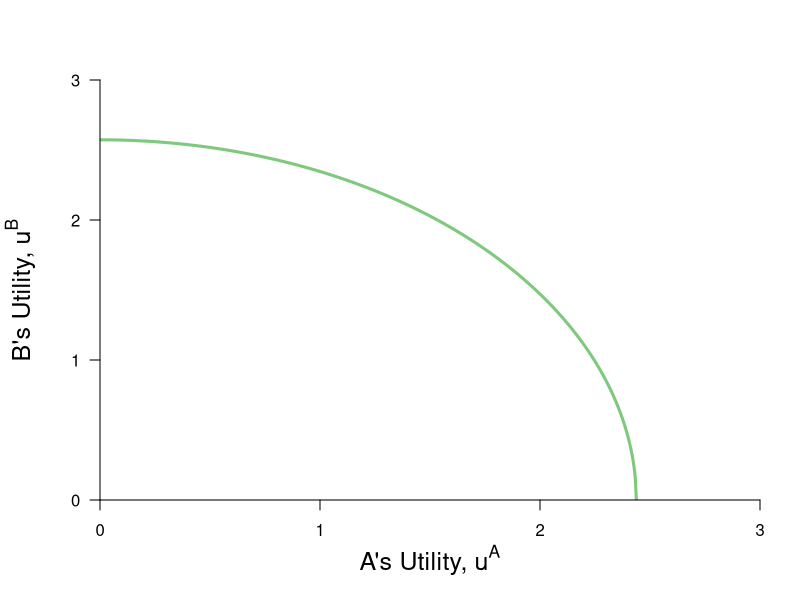

The R source for this figure:
require(ggplot2)
require(shape)
require(plotrix)
pdf(file = "property/property_tioli_upf_asymmetric.pdf", width = 9, height = 7)

#Set parameters for graphics
axislabelsize <- 1.5
graphlinewidth <- 3
arrowwidth <- 0.5

#Colors
COL <- c("#7fc97f", "#beaed4", "#fdc086", "#ffff99", "#386cb0", "#f0027f", "#bf5b17", "#666666")
COLA <- c("#99d8c9","#66c2a4","#41ae76", "#238b45", "#005824")
COLB <- c("#4eb3d3", "#2b8cbe", "#0868ac","#084081")


uAlog <- function(xA, yA, alpha = 2/3){
  alpha*log(xA) + (1-alpha)*log(yA)
}


uBlog2 <- function(xB, yB, alpha = 1/3){
  alpha*log(xB) + (1-alpha)*log(yB)
}

upf <- function(ub) {
  12.24745 - ub
}

upfconc <- function(ua){
  sqrt(2.5728958^2 - (2.572895^2/2.43774^2)*ua^2)
}

paretoEC <- function(x, slope1 = 15, slope2 = 3, int = 40) {
  (slope1*x)/(int - slope2*x)
}

#Notes
#ua = (xa^0.5)*(ya^0.5)
#ub = ((10-xa)^05)*((15-ya)^0.5)

#ua = (10^0.5)*(15^0.5) = 12.24745
#ua_e = u(8,2) = (8^0.5)*(2^0.5) = 4

#Point g
# => x^A = 4/((3/2)^0.5) = 3.27 => x^B = 6.73
# => y^A = 3/2(x^A) = 4.9 => y^B = 10.1
#ua_g(4.9^0.5)*(3.27^0.5) = 4.002874
#ub_g(6.73^0.5)*(10.1^0.5) = 8.244574
#W = (4.002874^0.5)*(8.244574^0.5) = 5.744736

#COL <- c("#7fc97f", "#beaed4", "#fdc086", "#ffff99")
par(mar =  c(5, 5, 4, 2))
xlims <- c(0, 3)
ylims <- c(0, 3)


plot(0, 0, xlim = xlims, ylim = ylims, type = "n",
     xlab = expression(paste("A's Utility, ", u^A)),
     ylab = expression(paste("B's Utility, ", u^B)),
     xaxt = "n", 
     yaxt = "n", 
     cex.lab = axislabelsize, 
     bty = "n",
     xaxs="i", 
     yaxs="i")

npts <- 600 
npts2 <- 501
#Specify the sequences of points for graphing. 
xx1 <- seq(xlims[1], xlims[2], length.out = npts)
xx2 <- seq(xlims[1], xlims[2], length.out = npts)
xx3 <- seq(xlims[1], xlims[2], length.out = npts2)
xplot <- seq(xlims[1], 2.43774, length.out = npts)

#polygons
#I need something like xx1 with npts for 
xpoly1 <- c(5.12, 8.24, 5.12, 5.12)
ypoly1 <- c(4, 4, 7.12, 4)
polygon(x = xpoly1, y = ypoly1, col=COL[4], density=NULL, border = NA)

#xpoly2 = c(0, 0, 12.24745, xlims[2], xlims[2], 0)
#ypoly2 = c(ylims[2], 12.24745, 0, 0, ylims[2], ylims[2])
#polygon(x = xpoly2, y = ypoly2, col=COL[4], density=NULL, border = NA)

#Draw the lines for the graphs
lines(xplot, upfconc(xplot), col = COL[1], lwd = graphlinewidth)

#Customize ticks and labels for the plot
ticksy <- seq(from = ylims[1], to = ylims[2], by = 1)
ylabels <- seq(from = ylims[1], to = ylims[2], by = 1)
ticksx <- seq(from =  xlims[1], to = xlims[2], by = 1)
xlabels <- seq(from = xlims[1], to = xlims[2], by = 1)
axis(1, at = ticksx, pos = 0, labels = xlabels)
axis(2, at = ticksy, pos = 0, labels = ylabels, las = 1)

#Annotation of the  graphs
#UPF
text(8.8, 1.5, expression(paste("Utility Possibilities Frontier")))
text(8.8, 1, expression(paste(u^A == bar(W) - u^B)))

#SWF
#text(11.5, 4.5, expression(paste("Social Planner's")))
#text(11.5, 4, expression(paste("Iso-welfare Curves")))

#Annotate Point f
#u^A = (5.84^0.5)*(8.77^0.5) = 7.16
#u^B = (4.16^0.5)*(6.23^0.5) = 5.09
#W = (7.16^0.5)*(5.09^0.5) = 6.03692

#points(5.09, 7.15, pch = 16, col = "black", cex = 1.5)
#text(5.3, 7.3, expression(f))


#Annotate Point i
#(5^0.5)*(7.5^0.5) = 6.123724
#W = (6.123724^0.5)(6.123724^0.5) = 6.123724
#points(6.123724, 6.123724, pch = 16, col = "black", cex = 1.5)
#text(6.3, 6.3, expression(i))

#Annotate point g
#ua_g(4.9^0.5)*(3.27^0.5) = 4.002874
#ub_g(6.73^0.5)*(10.1^0.5) = 8.244574
#W = (4.002874^0.5)*(8.244574^0.5) = 5.744736
#points(8.24, 4, pch = 16, col = "black", cex = 1.5)
#text(8.4, 4.2, expression(g))

#Annotate point e.
#ua_e = (8^0.5)*(2^0.5) = 4
#ub_e = (2^0.5)*(13.1^0.5) = 5.118594
#W = (4^0.5)*(5.118594^0.5) = 4.524862
segments(0, 4, 13, 4, lty = 2, col = "darkgray", lwd = 2)
segments(5.12, 0, 5.12, 13, lty = 2, col = "darkgray", lwd = 2)
#Annotate e
points(5.12, 4, pch = 16, col = "black", cex = 1.5)
text(4.92, 3.8, expression(e))

#Annotate f
points(5.12, 7.12, pch = 16, col = "black", cex = 1.5)
text(5.3, 7.3, expression(f))
#Annotate g
points(8.24, 4, pch = 16, col = "black", cex = 1.5)
text(8.4, 4.2, expression(g))

#Annotate m
points(5.703502, 4.389995, pch = 16, col = "black", cex = 1.5)
text(5.9, 4.6, expression(m))

#Label economic rents
Arrows(6.68, 5.12, 6.68, 7.3, col = "black", lty = 1, lwd = 2, arr.type = "triangle")
text(6.68, 7.82, expression(paste("Economic Surplus")))

#Point h
#points(4, 10, pch = 16, col = "black", cex = 1.5)
#u^A_h(6, 5) = (6^0.5)*(5^0.5) = 5.477226
#u^A_h(4, 10) = (4^0.5)*(10^0.5) = 6.324555
#points(6.12, 4, pch = 16, col = "black", cex = 1.5)
#text(5.92, 3.8, expression(h))

#Annotate Point i
#(5^0.5)*(7.5^0.5) = 6.123724
#W = (6.123724^0.5)(6.123724^0.5) = 6.123724
points(6.123724, 6.123724, pch = 16, col = "black", cex = 1.5)
text(6.3, 6.3, expression(i))

#Label Participation Constraints
#Aisha's
text(11, 4.4, expression(paste("B's Participation Constraint ", u[e]^A)))

#Betty's
text(7.1, 12.5, expression(paste("A's Participation Constraint ", u[e]^B)))

#Arrows showing Social Planner's choices
#Arrows(5.2, 4.2, 5.9, 4.2, col = "black", lty = 1, lwd = 2, arr.type = "triangle", arr.lwd = arrowwidth)
#Arrows(6.12, 4.2, 6.12, 5.7, col = "black", lty = 1, lwd = 2, arr.type = "triangle", arr.lwd = arrowwidth)

dev.off()
